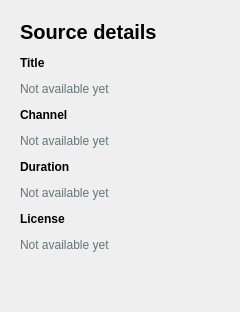
                              <widget class="QFrame" name="detailsCard">
                                <property name="minimumSize">
                                  <size>
                                    <width>240</width>
                                    <height>0</height>
                                  </size>
                                </property>
                                <property name="maximumSize">
                                  <size>
                                    <width>270</width>
                                    <height>16777215</height>
                                  </size>
                                </property>
                                <property name="styleSheet">
                                  <string>QFrame#detailsCard {background:#FFFFFF; border:1px solid #DDE6E8; border-radius:10px;}</string>
                                </property>
                                <layout class="QVBoxLayout" name="detailsLayout">
                                  <property name="spacing">
                                    <number>12</number>
                                  </property>
                                  <property name="leftMargin">
                                    <number>20</number>
                                  </property>
                                  <property name="topMargin">
                                    <number>20</number>
                                  </property>
                                  <property name="rightMargin">
                                    <number>20</number>
                                  </property>
                                  <property name="bottomMargin">
                                    <number>20</number>
                                  </property>
                                  <item>
                                    <widget class="QLabel" name="detailsTitle">
                                      <property name="styleSheet">
                                        <string>font-size:20px; font-weight:600;</string>
                                      </property>
                                      <property name="text">
                                        <string>Source details</string>
                                      </property>
                                      <property name="wordWrap">
                                        <bool>true</bool>
                                      </property>
                                    </widget>
                                  </item>
                                  <item>
                                    <widget class="QLabel" name="titleFieldLabel">
                                      <property name="styleSheet">
                                        <string>font-weight:600;</string>
                                      </property>
                                      <property name="text">
                                        <string>Title</string>
                                      </property>
                                      <property name="wordWrap">
                                        <bool>true</bool>
                                      </property>
                                    </widget>
                                  </item>
                                  <item>
                                    <widget class="QLabel" name="titleValueLabel">
                                      <property name="styleSheet">
                                        <string>color:#60767A;</string>
                                      </property>
                                      <property name="text">
                                        <string>Not available yet</string>
                                      </property>
                                      <property name="wordWrap">
                                        <bool>true</bool>
                                      </property>
                                    </widget>
                                  </item>
                                  <item>
                                    <widget class="QLabel" name="channelFieldLabel">
                                      <property name="styleSheet">
                                        <string>font-weight:600;</string>
                                      </property>
                                      <property name="text">
                                        <string>Channel</string>
                                      </property>
                                      <property name="wordWrap">
                                        <bool>true</bool>
                                      </property>
                                    </widget>
                                  </item>
                                  <item>
                                    <widget class="QLabel" name="channelValueLabel">
                                      <property name="styleSheet">
                                        <string>color:#60767A;</string>
                                      </property>
                                      <property name="text">
                                        <string>Not available yet</string>
                                      </property>
                                      <property name="wordWrap">
                                        <bool>true</bool>
                                      </property>
                                    </widget>
                                  </item>
                                  <item>
                                    <widget class="QLabel" name="durationFieldLabel">
                                      <property name="styleSheet">
                                        <string>font-weight:600;</string>
                                      </property>
                                      <property name="text">
                                        <string>Duration</string>
                                      </property>
                                      <property name="wordWrap">
                                        <bool>true</bool>
                                      </property>
                                    </widget>
                                  </item>
                                  <item>
                                    <widget class="QLabel" name="durationValueLabel">
                                      <property name="styleSheet">
                                        <string>color:#60767A;</string>
                                      </property>
                                      <property name="text">
                                        <string>Not available yet</string>
                                      </property>
                                      <property name="wordWrap">
                                        <bool>true</bool>
                                      </property>
                                    </widget>
                                  </item>
                                  <item>
                                    <widget class="QLabel" name="licenseFieldLabel">
                                      <property name="styleSheet">
                                        <string>font-weight:600;</string>
                                      </property>
                                      <property name="text">
                                        <string>License</string>
                                      </property>
                                      <property name="wordWrap">
                                        <bool>true</bool>
                                      </property>
                                    </widget>
                                  </item>
                                  <item>
                                    <widget class="QLabel" name="licenseValueLabel">
                                      <property name="styleSheet">
                                        <string>color:#60767A;</string>
                                      </property>
                                      <property name="text">
                                        <string>Not available yet</string>
                                      </property>
                                      <property name="wordWrap">
                                        <bool>true</bool>
                                      </property>
                                    </widget>
                                  </item>
                                  <item>
                                    <spacer name="detailsSpacer">
                                      <property name="orientation">
                                        <enum>Qt::Orientation::Vertical</enum>
                                      </property>
                                      <property name="sizeHint" stdset="0">
                                        <size>
                                          <width>20</width>
                                          <height>40</height>
                                        </size>
                                      </property>
                                    </spacer>
                                  </item>
                                </layout>
                              </widget>
